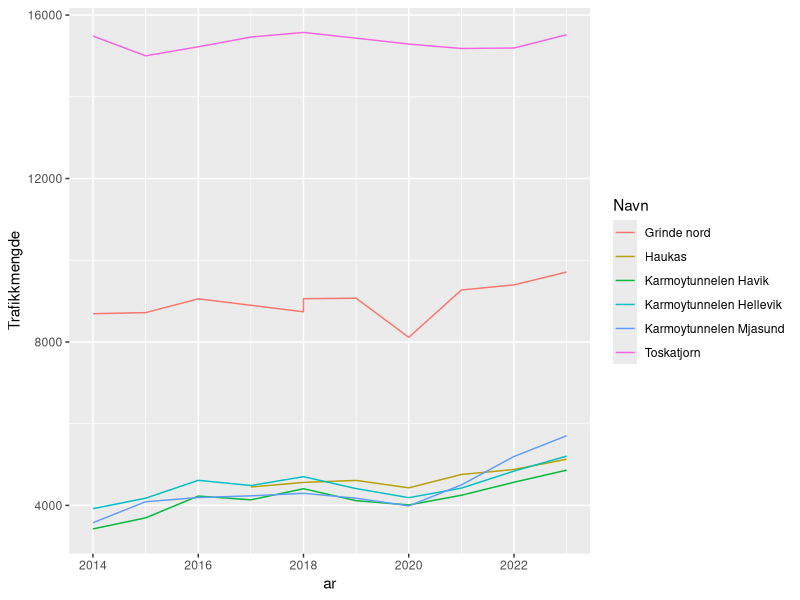
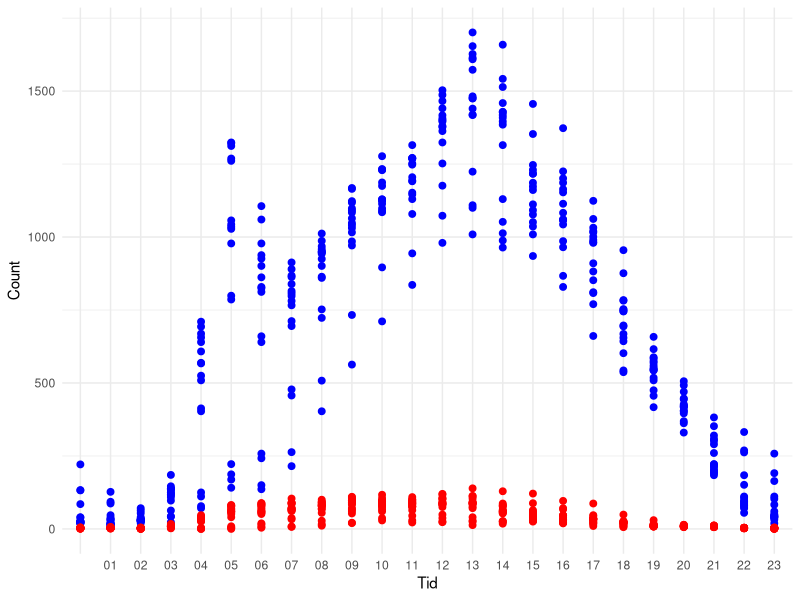
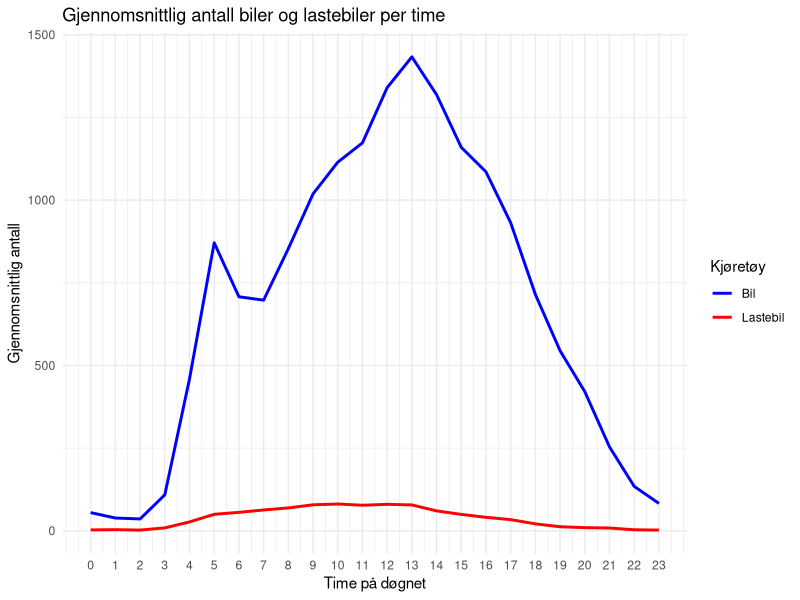
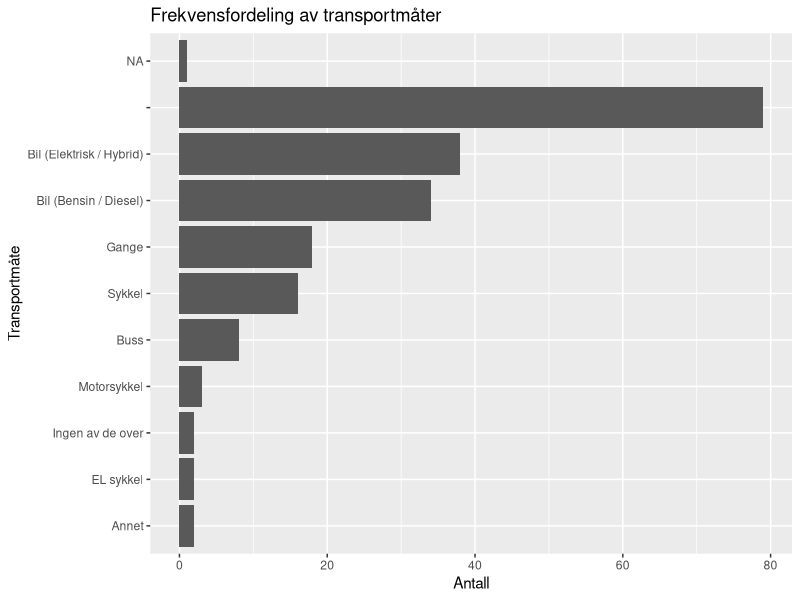
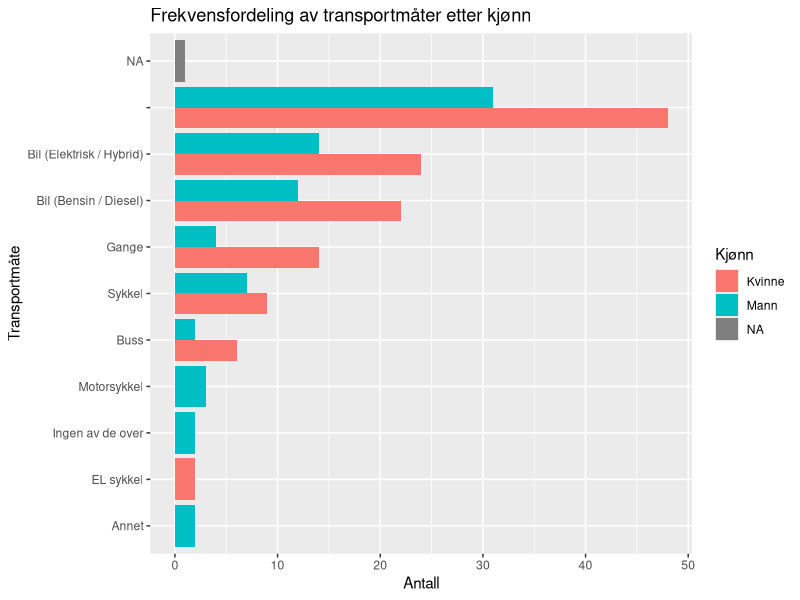
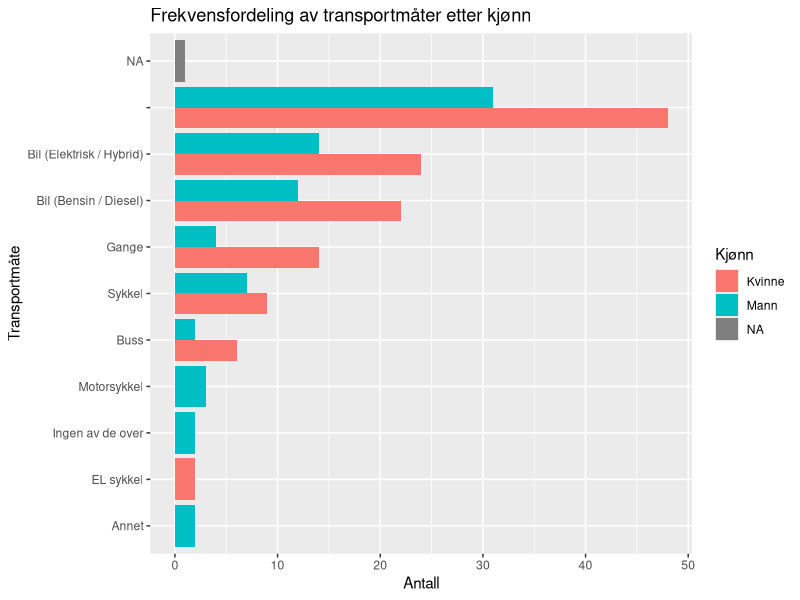
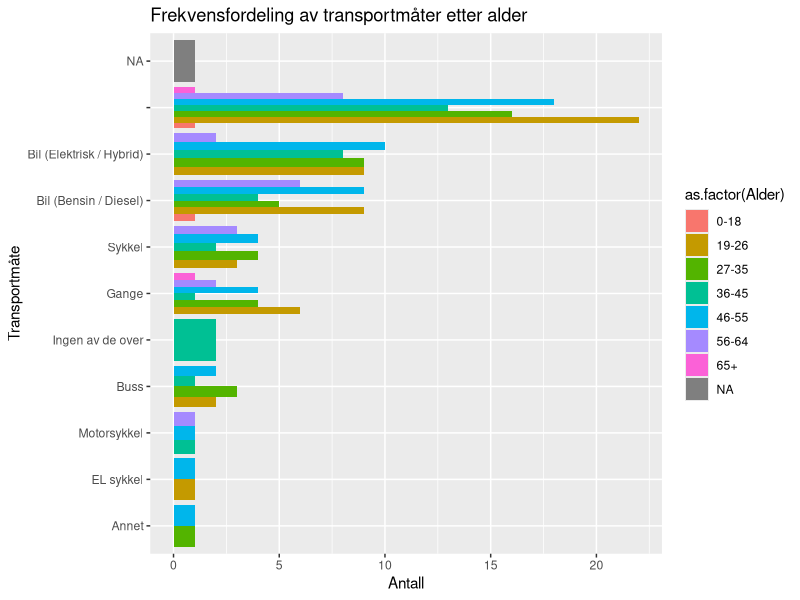
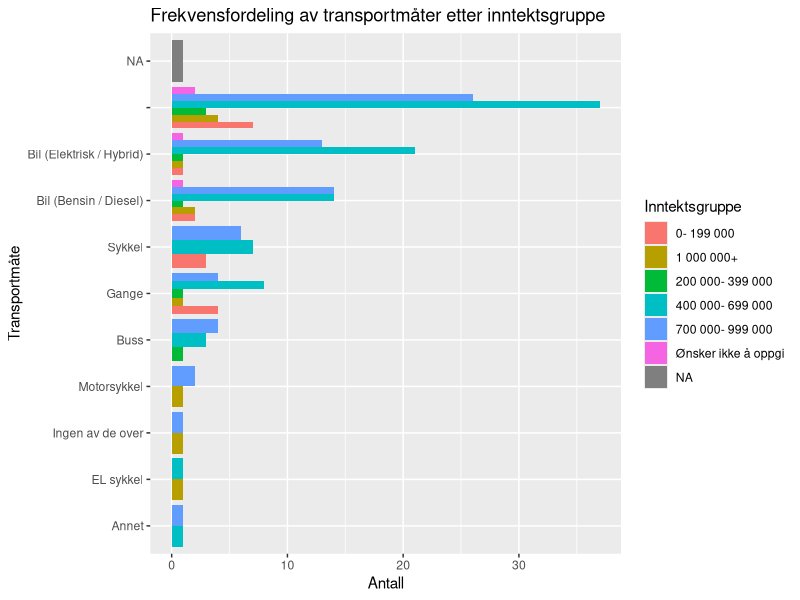

R code for these plots, in order:
## ---- chunk 1
library(tidyverse)
library(readr)
library(readxl)
library(dplyr)
library(stringr)
library(lubridate)
## ---- chunk 2
# Les Excel-filene (juster filstiene etter hvor de ligger i prosjektet ditt)
tidligere_data <- read_excel("tidligere_data.xlsx")
ny_data <- read_excel("ny_data.xlsx")
## ---- chunk 3
# Fjerne mellomrom og linjeskift fra kolonnenavnene i 'tidligere_data'
colnames(tidligere_data) <- str_trim(gsub("\r\n", "", colnames(tidligere_data)))

# Omdøpe variabler i 'tidligere_data' for å matche variablene i 'ny_data'
tidligere_data <- tidligere_data %>%
  rename(
    `Kjønn` = `Hvilket kjønn identifiserer du som?`,  # Omdøp "Hvilket kjønn identifiserer du som?" til "Kjønn"
    `Alder` = `Din alder`,  # Omdøp "Din alder" til "Alder"
    `Utdanning` = `Hva er din høyeste utdanning?`,  # Omdøp utdanning
    `Næring` = `I hvilken næring jobber du?`,  # Omdøp næring
    `Inntektsgruppe` = `Hvilken inntektsgruppe hører du til?`,  # Omdøp inntektsgruppe
    `Antall personer i husstanden` = `Hvor mange personer bor i din husstand?`,  # Omdøp antall personer
    `Antall med førerkort` = `Hvor mange i husstanden har førerkort?`,  # Omdøp førerkort
    `Transportmåte disponibelt` = `Hva har du til disposisjon?`,  # Omdøp transportmåte
    `Hvordan kommer du deg til jobb` = `Hva har du reist med siste uken?`,  # Omdøp hvordan du kommer deg til jobb
    `Tid brukt til jobb` = `Hvor lang er din pendletid til jobb?`,  # Omdøp tid brukt til jobb
    `Postnummer` = `Hva er ditt postnummer (bosted)`,  # Omdøp postnummer
    `Postnummer arbeidssted` = `Hva er ditt postnummer (arbeidsplass)`,  # Omdøp postnummer arbeidssted
    `Fast oppmøte` = `Har du fast oppmøtested?`,  # Omdøp fast oppmøte
    `Parkering ved jobb` = `Er det gode parkeringsmuligheter nær din arbeidsplass?`  # Omdøp parkering
  )

# Omdøpe variabler i 'ny_data' (hvis nødvendig) for å matche samme tema
ny_data <- ny_data %>%
  rename(
    `Kjønn` = `Hvilket kjønn identifiserer du deg som?`,  # Omdøp "Hvilket kjønn identifiserer du deg som?" til "Kjønn"
    `Alder` = `Hva er alderen din?`,  # Omdøp "Hva er alderen din?" til "Alder"
    `Utdanning` = `Hva er din høyeste utdanning?`,  # Omdøp utdanning
    `Næring` = `I hvilken næring jobber du?`,  # Omdøp næring
    `Inntektsgruppe` = `Hvilken inntektsgruppe tilhører du?`,  # Omdøp inntektsgruppe
    `Antall personer i husstanden` = `Hvor mange bor i din husstand?`,  # Omdøp antall personer
    `Antall med førerkort` = `Hvor mange har førerkort i din husstand?`,  # Omdøp førerkort
    `Transportmåte disponibelt` = `Hvilke muligheter har du tilgjengelig for reise til jobb?`,  # Omdøp transportmåte
    `Hvordan kommer du deg til jobb` = `Hvilke muligheter bruker du for å reise til jobb?`,  # Omdøp hvordan du kommer deg til jobb
    `Tid brukt til jobb` = `Hvor lang tid bruker du til jobb`,  # Omdøp tid brukt til jobb
    `Postnummer` = `Hvilket postnummer er din husstand plassert under?`,  # Omdøp postnummer
    `Postnummer arbeidssted` = `Hvilket postnummer er arbeidsplassen din plasser under?`,  # Omdøp postnummer arbeidssted
    `Fast oppmøte` = `Har du fast oppmøte til jobb?`,  # Omdøp fast oppmøte
    `Parkering ved jobb` = `Har du parkeringsmuligheter på jobb?`  # Omdøp parkering
  )
## ---- chunk 4
# Velge felles variabler (tema) i begge datasettene
common_columns <- c("Starttidspunkt", "Kjønn", "Alder", "Utdanning", "Næring", "Inntektsgruppe",
                    "Antall personer i husstanden", "Antall med førerkort", "Transportmåte disponibelt",
                    "Hvordan kommer du deg til jobb", "Tid brukt til jobb", "Postnummer",
                    "Postnummer arbeidssted", "Fast oppmøte", "Parkering ved jobb")

# Slå sammen datasettene
merged_data <- bind_rows(
  select(ny_data, all_of(common_columns)),
  select(tidligere_data, all_of(common_columns))
)

# Se resultatet
head(merged_data)

# Sjekk at du har fått 160 observasjoner
nrow(merged_data)
## ---- chunk 5
library(readr)
datasett_2014_2024 <- read_delim("datasett_2014_2024.csv", 
    delim = ";", escape_double = FALSE, trim_ws = TRUE)

Karmsundsgata <- read_delim("Karmsundsgata.csv", 
    delim = ";", escape_double = FALSE, trim_ws = TRUE)
## ---- chunk 6
datasett_2014_2024 <- datasett_2014_2024 |> 
  filter(
    Felt == str_match_all(Felt, "Totalt"
    ) 
  ) |> 
  mutate(
    Lastebil = `7,6m - 12,5m` + `12,5m - 16,0m` + `>= 16,0m`,
    Bil = `< 5,6m` + `5,6m - 7,6m`
  ) |> 
  select(
    Navn, Vegreferanse, Fra, ar, Bil, Lastebil, Trafikkmengde, Felt
  )


## ---- chunk 7
datasett_2014_2024 |> 
  ggplot(
    aes(
      x = ar,
      y = Trafikkmengde,
      colour = Navn
    )
  ) + 
  geom_line() 
## ---- chunk 8
Karmsundsgata <- Karmsundsgata |> 
    mutate(
    Lastebil = `7,6m - 12,5m` + `12,5m - 16,0m` + `>= 16,0m`,
    Bil = `< 5,6m` + `5,6m - 7,6m`
  ) |> 
  select(
    Navn, Vegreferanse, Fra, Bil, Lastebil, Trafikkmengde, Felt
  ) |> 
filter(
    Felt == str_match_all(Felt, "Totalt"),
  )
## ---- chunk 9
Karmsundsgata <- Karmsundsgata |> 
   mutate(
    Mnd = str_sub(Fra, start = 6, end = 7),
    Tid = str_sub(Fra, start = 12, 13),
    Dato = str_sub(Fra, start = 9, end = 10)
  )
## ---- chunk 10
# Create the plot
Karmsundsgata |> 
  ggplot(aes(x = Tid)) +       # Set the x-axis variable
  geom_point(aes(y = Bil), color = "blue", size = 2) +   # Points for cars in blue
  geom_point(aes(y = Lastebil), color = "red", size = 2) + # Points for trucks in red
  labs(y = "Count", color = "Vehicle Type") +  # Add labels
  theme_minimal()   # Clean theme for better appearance

## ---- chunk 11
# Legge til en kolonne med kun timen fra "Fra"-kolonnen
resultat_per_time <- Karmsundsgata |>
  mutate(time_of_day = hour(Fra)) |>  # Ekstraherer timen fra tidspunktene
  group_by(time_of_day) |>  # Grupperer etter time
  summarise(
    bil_mean = mean(Bil, na.rm = TRUE),        # Gjennomsnitt for "Bil" per time
    lastebil_mean = mean(Lastebil, na.rm = TRUE)  # Gjennomsnitt for "Lastebil" per time
  )
## ---- chunk 12
# Plotting gjennomsnittet av "Bil" og "Lastebil" for hver time på døgnet
ggplot(resultat_per_time, aes(x = time_of_day)) +
  geom_line(aes(y = bil_mean, color = "Bil"), size = 1) +  # Linjeplot for "Bil"
  geom_line(aes(y = lastebil_mean, color = "Lastebil"), size = 1) +  # Linjeplot for "Lastebil"
  labs(title = "Gjennomsnittlig antall biler og lastebiler per time",
       x = "Time på døgnet",
       y = "Gjennomsnittlig antall",
       color = "Kjøretøy") +
  theme_minimal() +
  scale_color_manual(values = c("Bil" = "blue", "Lastebil" = "red")) +
  scale_x_continuous(breaks = 0:23)  # Viser alle timer fra 0 til 23
## ---- chunk 13

## ---- chunk 14
# Anta at datasettet ditt er lastet inn som ny_data
# Kolonnen som inneholder transportmåtene er "Hvordan kommer du deg til jobb"
# Vi bruker separate_rows for å splitte opp flervalgssvarene

# Splitte flervalgssvarene i separate rader basert på semikolon
ny_data_separated <- ny_data %>%
  separate_rows(`Hvordan kommer du deg til jobb`, sep = ";")

# Lag en frekvensfordeling for de ulike transportmåtene
frekvensfordeling <- ny_data_separated %>%
  group_by(`Hvordan kommer du deg til jobb`) %>%
  summarise(antall = n()) %>%
  arrange(desc(antall))

# Skriv ut frekvensfordelingen
print(frekvensfordeling)

# Valgfritt: Visualisere frekvensfordelingen med ggplot2
ggplot(frekvensfordeling, aes(x = reorder(`Hvordan kommer du deg til jobb`, antall), y = antall)) +
  geom_bar(stat = "identity") +
  coord_flip() +  # For horisontale stolper
  labs(title = "Frekvensfordeling av transportmåter",
       x = "Transportmåte",
       y = "Antall")

## ---- chunk 15
# Anta at ny_data også har kolonner for kjønn, alder, inntekt, utdanning og yrke
# For eksempel: "Kjønn", "Alder", "Inntekt", "Utdanning", "Yrke"

# Deskriptiv statistikk for reisemåter etter kjønn
frekvens_kjonn <- ny_data_separated %>%
  group_by(Kjønn, `Hvordan kommer du deg til jobb`) %>%
  summarise(antall = n()) %>%
  arrange(Kjønn, desc(antall))

# Skriv ut frekvensfordelingen etter kjønn
print(frekvens_kjonn)

# Gjenta for alder, inntekt, utdanning og yrke
frekvens_alder <- ny_data_separated %>%
  group_by(Alder, `Hvordan kommer du deg til jobb`) %>%
  summarise(antall = n()) %>%
  arrange(Alder, desc(antall))

print(frekvens_alder)

# Gjør tilsvarende for inntekt, utdanning og yrke
# ...

# Valgfritt: Lag visualiseringer for disse gruppene
library(ggplot2)

# Eksempel for kjønn
ggplot(frekvens_kjonn, aes(x = reorder(`Hvordan kommer du deg til jobb`, antall), y = antall, fill = Kjønn)) +
  geom_bar(stat = "identity", position = "dodge") +
  coord_flip() +
  labs(title = "Frekvensfordeling av transportmåter etter kjønn",
       x = "Transportmåte",
       y = "Antall")

## ---- chunk 16
library(dplyr)
library(stringr)
library(purrr)

# Definerer funksjonen for å rydde opp i avstandsdata
rydd_avstand <- function(avstand) {
  # Håndtere NA-verdier
  if (is.na(avstand)) {
    return(NA) # Returner NA hvis input er NA
  }
  
  avstand <- tolower(avstand) # Gjør teksten til små bokstaver
  avstand <- str_replace_all(avstand, "km", "") # Fjern "km"
  avstand <- str_replace_all(avstand, "ca", "") # Fjern "ca"
  avstand <- str_replace_all(avstand, ",", ".") # Erstatt komma med punktum

  # Håndtere intervaller som "10-30"
  if (str_detect(avstand, "-")) {
    intervaller <- str_split(avstand, "-")[[1]] %>% as.numeric()
    return(mean(intervaller, na.rm = TRUE)) # Returner gjennomsnittet
  }

  # Ekstrahere tall fra teksten, men ignorere alt som ikke er avstand
  tall <- str_extract_all(avstand, "\\b[0-9]+\\.?[0-9]*\\b")[[1]] %>% as.numeric()

  # Håndtere spesifikke scenarier
  if (length(tall) > 0) {
    # Fokuserer kun på avstandene
    # Bruker sum for å summere tall som er avstander
    total_avstand <- sum(tall[tall > 0], na.rm = TRUE) # Summere relevante tall

    return(total_avstand)
  } else {
    return(NA) # Hvis ingen tall ble funnet
  }
}

# Anta at dataene dine er i en data.frame kalt ny_data
# Bruke funksjonen med purrr::map
ny_data <- ny_data %>%
  mutate(avstand_km = map_dbl(`Estimer i antall km hvor lang din reise er til jobb.`, rydd_avstand))

# Sjekk resultatene
print(ny_data %>% select(`Estimer i antall km hvor lang din reise er til jobb.`, avstand_km))


## ---- chunk 17
library(dplyr)
library(ggplot2)

# Anta at ny_data også har kolonner for kjønn, alder, inntektsgruppe, utdanning og yrke

# Deskriptiv statistikk for reisemåter etter kjønn
frekvens_kjonn <- ny_data_separated %>%
  group_by(Kjønn, `Hvordan kommer du deg til jobb`) %>%
  summarise(antall = n()) %>%
  arrange(Kjønn, desc(antall))

# Skriv ut frekvensfordelingen etter kjønn
print(frekvens_kjonn)

# Visualisering for kjønn
ggplot(frekvens_kjonn, aes(x = reorder(`Hvordan kommer du deg til jobb`, antall), y = antall, fill = Kjønn)) +
  geom_bar(stat = "identity", position = "dodge") +
  coord_flip() +
  labs(title = "Frekvensfordeling av transportmåter etter kjønn",
       x = "Transportmåte",
       y = "Antall")

# Deskriptiv statistikk for reisemåter etter alder
frekvens_alder <- ny_data_separated %>%
  group_by(Alder, `Hvordan kommer du deg til jobb`) %>%
  summarise(antall = n()) %>%
  arrange(Alder, desc(antall))

print(frekvens_alder)

# Visualisering for alder
ggplot(frekvens_alder, aes(x = reorder(`Hvordan kommer du deg til jobb`, antall), y = antall, fill = as.factor(Alder))) +
  geom_bar(stat = "identity", position = "dodge") +
  coord_flip() +
  labs(title = "Frekvensfordeling av transportmåter etter alder",
       x = "Transportmåte",
       y = "Antall")

# Deskriptiv statistikk for inntektsgruppe
frekvens_inntekt <- ny_data_separated %>%
  group_by(Inntektsgruppe, `Hvordan kommer du deg til jobb`) %>%
  summarise(antall = n()) %>%
  arrange(Inntektsgruppe, desc(antall))

print(frekvens_inntekt)

# Visualisering for inntektsgruppe
ggplot(frekvens_inntekt, aes(x = reorder(`Hvordan kommer du deg til jobb`, antall), y = antall, fill = Inntektsgruppe)) +
  geom_bar(stat = "identity", position = "dodge") +
  coord_flip() +
  labs(title = "Frekvensfordeling av transportmåter etter inntektsgruppe",
       x = "Transportmåte",
       y = "Antall")

# Deskriptiv statistikk for utdanning
frekvens_utdanning <- ny_data_separated %>%
  group_by(Utdanning, `Hvordan kommer du deg til jobb`) %>%
  summarise(antall = n()) %>%
  arrange(Utdanning, desc(antall))

print(frekvens_utdanning)

# Visualisering for utdanning
ggplot(frekvens_utdanning, aes(x = reorder(`Hvordan kommer du deg til jobb`, antall), y = antall, fill = Utdanning)) +
  geom_bar(stat = "identity", position = "dodge") +
  coord_flip() +
  labs(title = "Frekvensfordeling av transportmåter etter utdanning",
       x = "Transportmåte",
       y = "Antall")

# Deskriptiv statistikk for yrke
frekvens_yrke <- ny_data_separated %>%
  rename(Yrke = Næring) %>%
  group_by(Yrke, `Hvordan kommer du deg til jobb`) %>%
  summarise(antall = n()) %>%
  arrange(Yrke, desc(antall))

print(frekvens_yrke)

# Visualisering for yrke
ggplot(frekvens_yrke, aes(x = reorder(`Hvordan kommer du deg til jobb`, antall), y = antall, fill = Yrke)) +
  geom_bar(stat = "identity", position = "dodge") +
  coord_flip() +
  labs(title = "Frekvensfordeling av transportmåter etter yrke",
       x = "Transportmåte",
       y = "Antall")
